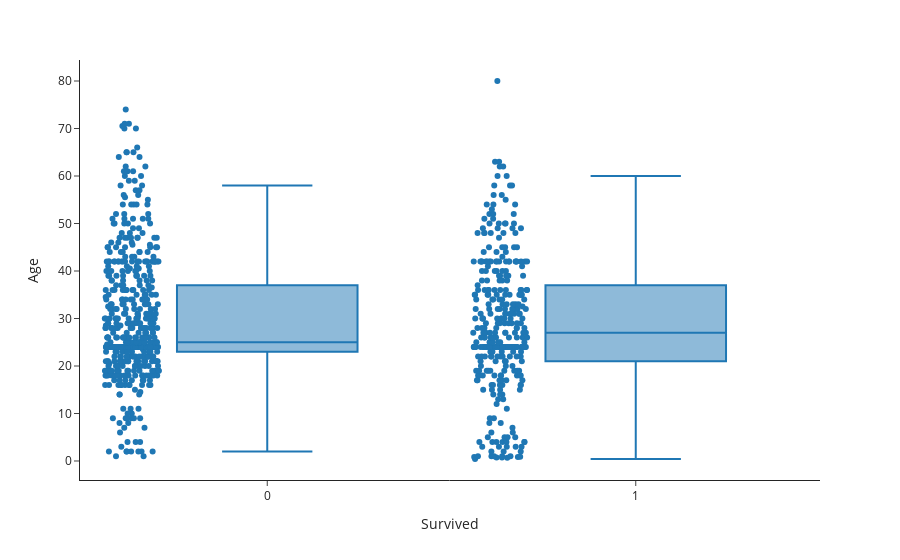

Write notebook code for a chart like this one.
### Code cell
(
    px.box(data, x='Survived' , y='Age', points="all")
   .show()
)

### Figure 1 — Plotly figure (JSON) as saved in the notebook; plotly's stock layout.template omitted (floating-point values rounded to 4 significant figures; data arrays with more than 128 entries replaced by an {"elided": "..."} marker saying what was removed)
{"data": [{"alignmentgroup": "True", "boxpoints": "all", "hovertemplate": "Survived=%{x}<br>Age=%{y}<extra></extra>", "legendgroup": "", "marker": {"color": "#1F77B4"}, "name": "", "notched": false, "offsetgroup": "", "orientation": "v", "showlegend": false, "type": "box", "x": {"elided": "891 int values"}, "x0": " ", "xaxis": "x", "y": {"elided": "891 float values"}, "y0": " ", "yaxis": "y"}], "layout": {"autosize": true, "boxmode": "group", "legend": {"tracegroupgap": 0}, "margin": {"t": 60}, "xaxis": {"anchor": "y", "autorange": true, "domain": [0, 1], "range": [-0.5042, 1.5], "title": {"text": "Survived"}, "type": "linear"}, "yaxis": {"anchor": "x", "autorange": true, "domain": [0, 1], "range": [-4.001, 84.42], "title": {"text": "Age"}, "type": "linear"}}}
